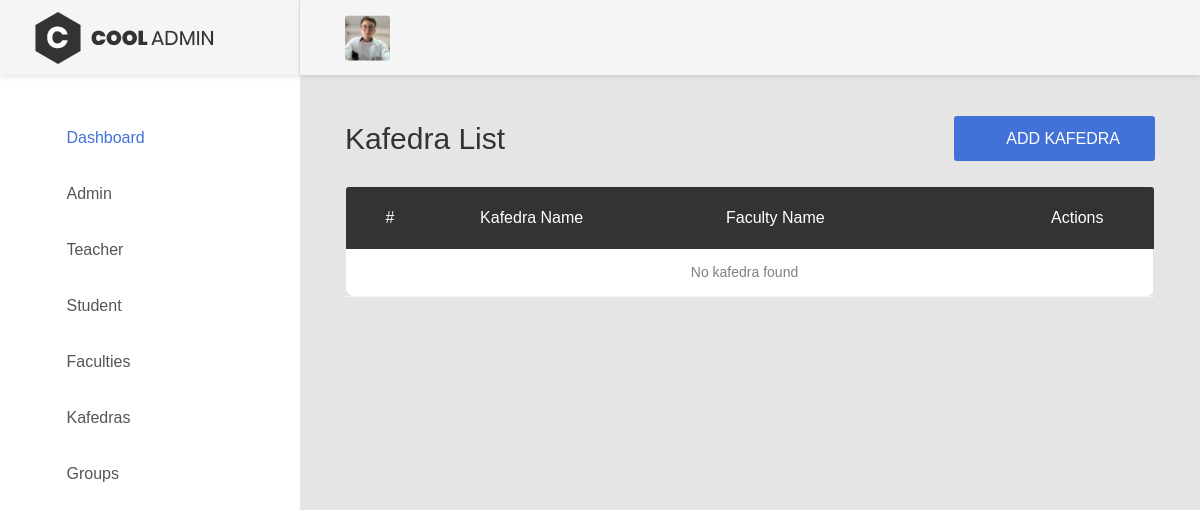
The app's page /dashboard/kafedra/list/, older data.
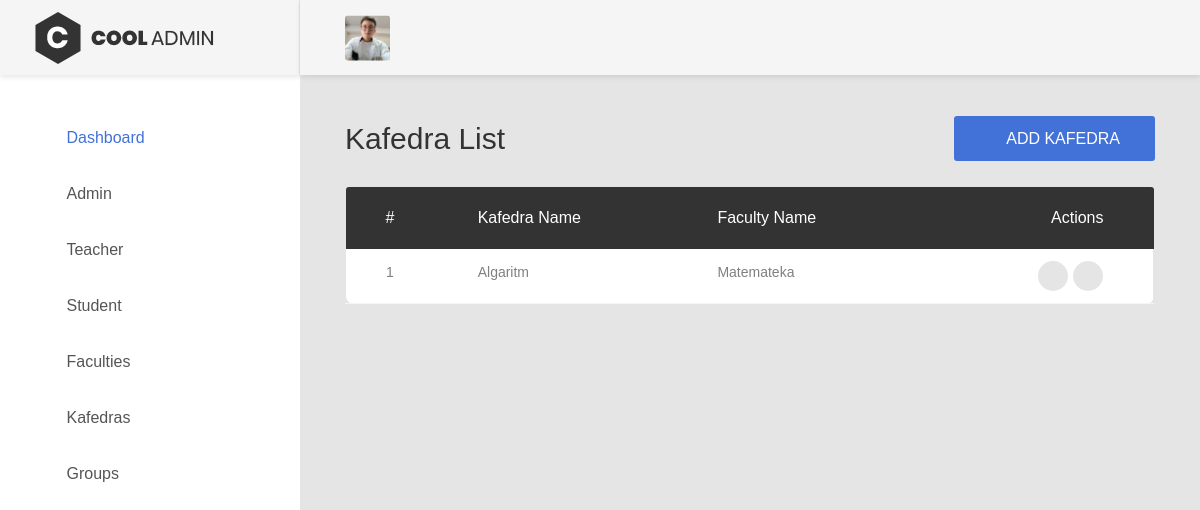
The same page, newer data.
### unver/models.py (models this page shows, shortened)
class Kafedra(models.Model):
    name = models.TextField()
    faculty = models.ForeignKey(Faculty, on_delete=models.CASCADE)
    class Meta:
        managed = True
        db_table = 'Kafedra'

class Faculty(models.Model):
    name = models.TextField(unique=True)
    class Meta:
        managed = True
        db_table = 'Faculty'

### unver/views/admin_views.py (the view)
# urls.py: path('kafedra/list/', admin_kafedra_list, name='kafedra_list'),
def admin_kafedra_list(request):
    kafedras = Kafedra.objects.all()
    ctx = {'kafedras': kafedras}
    return render(request, 'admin/kafedra/list.html', ctx)

### templates/admin/kafedra/list.html
{% extends 'admin/base.html' %}
{% load static %}
{% block content %}
<div class="page-container">
    {% include 'admin/userbar.html' %}
    <div class="main-content">
        <div class="section__content section__content--p30">
            <div class="container-fluid">
                <div class="overview-wrap">
                    <h2 class="title-1">Kafedra List</h2>
                    <a class="au-btn au-btn-icon au-btn--blue" href="{% url 'kafedra_create' %}">
                        <i class="zmdi zmdi-plus"></i>Add Kafedra
                    </a>
                </div>
                <br>
                <div class="table-responsive m-b-40">
                    <table class="table table-borderless table-data3">
                        <thead>
                            <tr>
                                <th>#</th>
                                <th>Kafedra Name</th>
                                <th>Faculty Name</th>
                                <th>Actions</th>
                            </tr>
                        </thead>
                        <tbody>
                            {% for t in kafedras %}
                                <tr>
                                    <td>{{ t.id }}</td>
                                    <td>{{ t.name }}</td>
                                    <td>{{ t.faculty.name }}</td>
                                    <td>
                                        <div class="table-data-feature">
                                            <a class="item" href="{% url 'kafedra_edit' pk=t.id %}" title="Edit">
                                                <i class="zmdi zmdi-edit text-warning"></i>
                                            </a>
                                            <a class="item" href="{% url 'kafedra_delete' pk=t.id %}" title="Delete">
                                                <i class="zmdi zmdi-delete text-danger"></i>
                                            </a>
                                        </div>
                                    </td>
                                </tr>
                            {% empty %}
                                <tr><td colspan="4" class="text-center">No kafedra found</td></tr>
                            {% endfor %}
                        </tbody>
                    </table>
                </div>
            </div>
        </div>
    </div>
</div>
{% endblock %}

Row changes from the older to the newer data that the page shows:
added Kafedra: id "1", name "Algaritm", faculty.name "Matemateka"
Text that changed along with them:
text no longer shown: "No kafedra found"
